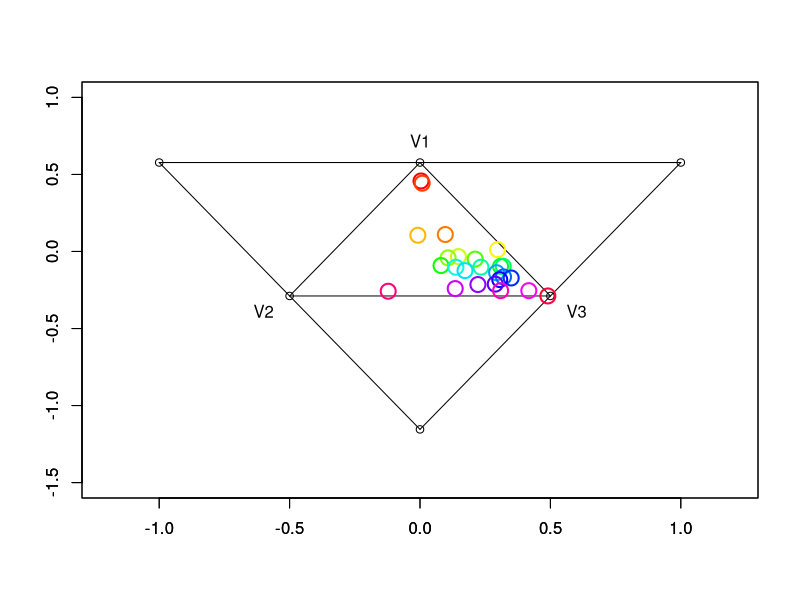

Generate this figure with R:
# Reflected images on the sides of triangle

n <- 25
s <- sqrt(3)
V <- matrix(c(0,s/3,-1/2,-s/6,1/2,-s/6,-1,s/3,1,s/3,0,-2/3*s),6,2,byrow=T)

windows(height=6,width=5.5)
plot(V,xlim=c(-1.2,1.2),ylim=c(-3/2,1),xlab="",ylab="")
segments(V[1,1],V[1,2],V[2,1],V[2,2])
segments(V[2,1],V[2,2],V[3,1],V[3,2])
segments(V[3,1],V[3,2],V[1,1],V[1,2])
segments(V[4,1],V[4,2],V[5,1],V[5,2])
segments(V[5,1],V[5,2],V[6,1],V[6,2])
segments(V[6,1],V[6,2],V[4,1],V[4,2])
text(V[1,1],V[1,2]+0.14,"V1")
text(V[2,1]-0.1,V[2,2]-0.1,"V2")
text(V[3,1]+0.1,V[3,2]-0.1,"V3")

# set.seed(1)
X <- matrix(0,n,2)
for (i in 1:n){
   u1 <- runif(1); u2 <- runif(1)
   X[i,1] <- V[2,1]+ u1 + (1-u1)*u2/2
   X[i,2] <- V[2,2] + (1-u1)*u2/2*s
}
row.order <- order(-X[,2])
X <- X[row.order,]
par(new=T)
plot(X,xlim=c(-1.2,1.2),ylim=c(-3/2,1),xlab="",ylab="",col=rainbow(n),cex=2,lwd=2)

# end